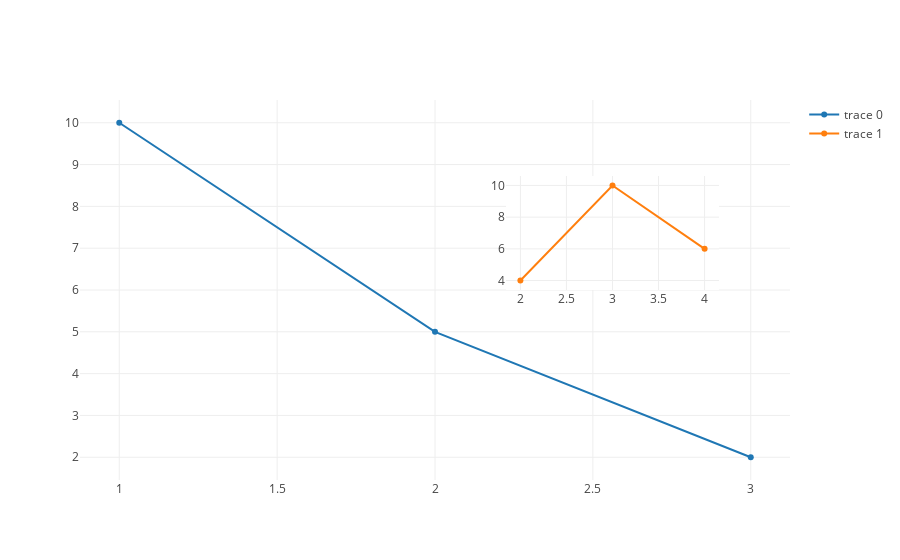

Notebook cell for this chart:
### Code cell
fig = go.Figure(data=data, 
                layout=layout)

offline.iplot(fig)

### Figure 1 — Plotly figure (JSON) as saved in the notebook; plotly's stock layout.template omitted (floating-point values rounded to 4 significant figures)
{"data": [{"type": "scatter", "uid": "6f01483e-9aca-11e8-a134-6030d4660e22", "x": [1, 2, 3], "y": [10, 5, 2]}, {"type": "scatter", "uid": "6f02d37a-9aca-11e8-9a9d-6030d4660e22", "x": [2, 3, 4], "xaxis": "x2", "y": [4, 10, 6], "yaxis": "y2"}], "layout": {"xaxis2": {"anchor": "y2", "domain": [0.6, 0.9]}, "yaxis2": {"anchor": "x2", "domain": [0.5, 0.8]}}}
